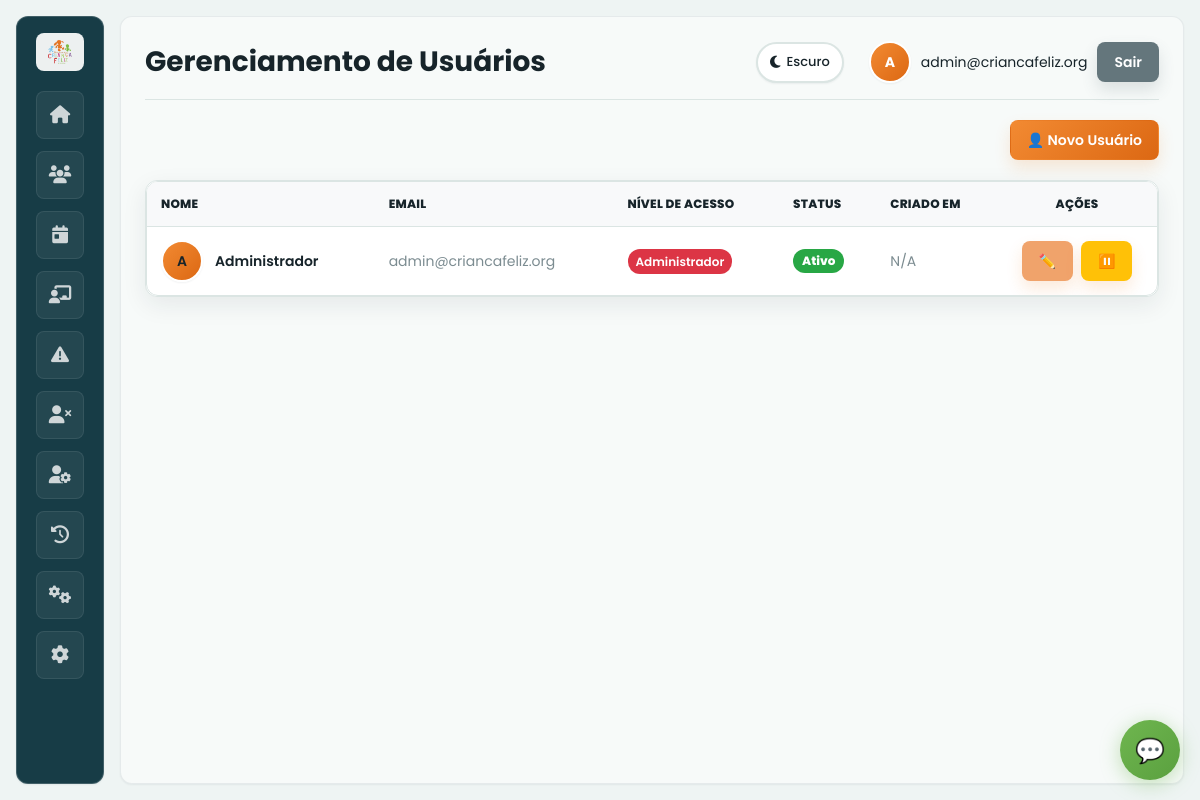
/users.php (signed in), run on the app's committed database.
### tables this page shows
CREATE TABLE IF NOT EXISTS `usuario` (
  `idusuario` int(11) NOT NULL,
  `nome` varchar(100) DEFAULT NULL,
  `email` varchar(100) DEFAULT NULL,
  `Senha` varchar(100) DEFAULT NULL,
  `nivel` varchar(50) DEFAULT NULL,
  `status` varchar(20) DEFAULT NULL
);

### app/Controllers/BaseController.php (called while the page is built, shortened)
<?php
class BaseController {
    protected $authService;
    public function __construct() {
        $this->authService = new AuthService();
    }
    protected function renderWithLayout($layout, $view, $data = []) {
        $data['currentUser'] = $this->authService->getCurrentUser();
        $data['isLoggedIn'] = $this->authService->isLoggedIn();
        $data['old_input'] = $_SESSION['old_input'] ?? [];
        view($view, $data);
        $content = ob_get_clean();
        layout($layout, $content, $data);
    }
    protected function requireAuth() {
        $this->authService->requireAuth();
    }
    protected function requirePermission($permission) {
        $this->authService->requirePermission($permission);
    }
}

### app/Controllers/UserController.php (called while the page is built, shortened)
<?php
class UserController extends BaseController {
    private $userService;
    public function __construct() {
        $this->userService = new UserService();
    }
    public function index() {
        try {
            $users = $this->userService->getAllUsers();
            $data = [
                'title' => 'Gerenciar Usuários',
                'pageTitle' => 'Gerenciamento de Usuários',
                'users' => $users,
                'currentUser' => $this->authService->getCurrentUser(),
                'messages' => $this->getFlashMessages()
            ];
            $this->renderWithLayout('main', 'users/index', $data);
        } catch (Exception $e) {
            $this->handleException($e);
        }
    }
}

### app/Config/Database.php (called while the page is built, shortened)
<?php
class Database {
    private static $host = 'localhost';
    private static $dbname = 'criancafeliz';
    private static $username = 'root';
    private static $password = '';
    private static $charset = 'utf8mb4';
    private static $pdo = null;
    public static function getConnection() {
        if (self::$pdo === null) {
            try {
                $host = getenv('DB_HOST') ?: self::$host;
                $port = getenv('DB_PORT') ?: null;
                $dbname = getenv('DB_NAME') ?: self::$dbname;
                $username = getenv('DB_USER') ?: self::$username;
                $password = getenv('DB_PASS') !== false ? getenv('DB_PASS') : self::$password;
                $charset = getenv('DB_CHARSET') ?: self::$charset;
                $dsn = "mysql:host=" . $host . ($port ? ";port=" . $port : "") . ";dbname=" . $dbname . ";charset=" . $charset;
                $options = [
                    PDO::ATTR_ERRMODE            => PDO::ERRMODE_EXCEPTION,
                    PDO::ATTR_DEFAULT_FETCH_MODE => PDO::FETCH_ASSOC,
                    PDO::ATTR_EMULATE_PREPARES   => false
                ];
                if (defined('Pdo\Mysql::ATTR_INIT_COMMAND')) {
                    $options[constant('Pdo\Mysql::ATTR_INIT_COMMAND')] = "SET NAMES utf8mb4";
                } elseif (defined('PDO::MYSQL_ATTR_INIT_COMMAND')) {
                    $options[constant('PDO::MYSQL_ATTR_INIT_COMMAND')] = "SET NAMES utf8mb4";
                }
                self::$pdo = new PDO($dsn, $username, $password, $options);
            } catch (PDOException $e) {
                error_log('❌ ERRO ao conectar ao banco: ' . $e->getMessage());
                throw new Exception('Erro ao conectar ao banco de dados: ' . $e->getMessage());
            }
        }
        return self::$pdo;
    }
}

### app/Models/BaseModel.php (called while the page is built, shortened)
<?php
abstract class BaseModel {
    protected $table;
    protected $pdo;
    public function __construct($table, $primaryKey = 'id') {
        $this->table = $table;
        $this->pdo = Database::getConnection();
    }
    public function all() {
        $stmt = $this->pdo->query("SELECT * FROM {$this->table}");
        return $stmt->fetchAll();
    }
    public function count($where = null, $params = []) {
        $sql = "SELECT COUNT(*) as total FROM {$this->table}";
        $stmt = $this->pdo->prepare($sql);
        $stmt->execute($params);
        $result = $stmt->fetch();
        return $result['total'];
    }
}

### app/Models/User.php (called while the page is built, shortened)
<?php
class User extends BaseModel {
    public function __construct() {
        $this->createDefaultUser();
    }
    private function createDefaultUser() {
        try {
            $count = $this->count();
        } catch (Exception $e) {
        }
    }
    public function findAllSafe() {
        $users = $this->all();
        foreach ($users as &$user) {
            unset($user['Senha']);
            $user['id'] = $user['idusuario'];
            $user['name'] = $user['nome'];
        }
        return $users;
    }
}

### app/Services/UserService.php (called while the page is built, shortened)
<?php
class UserService {
    private $userModel;
    public function __construct() {
        $this->userModel = new User();
    }
    public function getAllUsers() {
        $users = $this->userModel->findAllSafe();
        foreach ($users as &$user) {
            $user['id'] = $user['id'] ?? $user['idusuario'] ?? null;
            $user['name'] = $user['name'] ?? $user['nome'] ?? '';
            $user['email'] = $user['email'] ?? '';
            $user['role'] = $user['role'] ?? $user['nivel'] ?? 'funcionario';
        }
        return $users;
    }
}

### app/Views/users/index.php (the view, shortened to what this page needs)
<div class="actions" style="display:flex; gap:10px; justify-content:flex-end; margin-bottom:20px;">
    <a href="users.php?action=create" class="btn" style="background:#6fb64f; color:#fff; border:none; padding:10px 14px; border-radius:8px; cursor:pointer; text-decoration:none;">
        👤 Novo Usuário
    </a>
</div>
<div class="users-grid" style="display:grid; gap:16px;">
    <?php if (empty($users)): ?>
        <div class="empty-state" style="text-align:center; padding:40px; background:#fff; border-radius:12px; color:#666;">
            <div style="font-size:48px; margin-bottom:16px;">👥</div>
            <div style="font-size:18px; font-weight:600; margin-bottom:8px;">Nenhum usuário encontrado</div>
            <div>Clique em "Novo Usuário" para adicionar o primeiro usuário</div>
        </div>
    <?php else: ?>
        <div class="users-table" style="background:#fff; border-radius:12px; overflow:hidden; box-shadow: 0 2px 10px rgba(0,0,0,.08);">
            <table style="width:100%; border-collapse:collapse;">
                <thead>
                    <tr style="background:#f8f9fa;">
                        <th style="padding:16px; text-align:left; font-weight:600; border-bottom:1px solid #dee2e6;">Nome</th>
                        <th style="padding:16px; text-align:left; font-weight:600; border-bottom:1px solid #dee2e6;">Email</th>
                        <th style="padding:16px; text-align:left; font-weight:600; border-bottom:1px solid #dee2e6;">Nível de Acesso</th>
                        <th style="padding:16px; text-align:left; font-weight:600; border-bottom:1px solid #dee2e6;">Status</th>
                        <th style="padding:16px; text-align:left; font-weight:600; border-bottom:1px solid #dee2e6;">Criado em</th>
                        <th style="padding:16px; text-align:center; font-weight:600; border-bottom:1px solid #dee2e6; width:160px;">Ações</th>
                    </tr>
                </thead>
                <tbody>
                    <?php foreach ($users as $user): ?>
                        <tr style="border-bottom:1px solid #f0f0f0;" id="user-<?php echo $user['id'] ?? $user['idusuario']; ?>">
                            <td style="padding:16px;">
                                <div style="display:flex; align-items:center; gap:12px;">
                                    <div class="avatar" style="width:40px; height:40px; border-radius:50%; background:#e9ecef; display:flex; align-items:center; justify-content:center; font-weight:600; color:#495057;">
                                        <?php echo strtoupper(substr($user['name'] ?? $user['nome'] ?? 'U', 0, 1)); ?>
                                    </div>
                                    <div>
                                        <div style="font-weight:600; color:#212529;"><?php echo htmlspecialchars($user['name'] ?? $user['nome'] ?? 'Sem nome'); ?></div>
                                    </div>
                                </div>
                            </td>
                            <td style="padding:16px; color:#6c757d;">
                                <?php echo htmlspecialchars($user['email']); ?>
                            </td>
                            <td style="padding:16px;">
                                <?php
                                $roleColors = [
                                    'admin' => '#dc3545',
                                    'psicologo' => '#17a2b8',
                                    'funcionario' => '#28a745'
                                ];
                                $roleNames = [
                                    'admin' => 'Administrador',
                                    'psicologo' => 'Psicólogo',
                                    'funcionario' => 'Funcionário'
                                ];
                                $role = $user['role'] ?? $user['nivel'] ?? 'user';
                                $roleColor = $roleColors[$role] ?? '#6c757d';
                                $roleName = $roleNames[$role] ?? ($user['nivel'] ?? 'Desconhecido');
                                ?>
                                <span style="background:<?php echo $roleColor; ?>; color:white; padding:4px 8px; border-radius:12px; font-size:12px; font-weight:600;">
                                    <?php echo $roleName; ?>
                                </span>
                            </td>
                            <td style="padding:16px;">
                                <?php
                                $status = $user['status'] ?? 'Ativo';
                                $isActive = (strtolower($status) === 'ativo' || strtolower($status) === 'active');
                                ?>
                                <span class="status-badge" style="background:<?php echo $isActive ? '#28a745' : '#6c757d'; ?>; color:white; padding:4px 8px; border-radius:12px; font-size:12px; font-weight:600;">
                                    <?php echo $isActive ? 'Ativo' : 'Inativo'; ?>
                                </span>
                            </td>
                            <td style="padding:16px; color:#6c757d; font-size:14px;">
                                <?php echo isset($user['created_at']) ? date('d/m/Y H:i', strtotime($user['created_at'])) : 'N/A'; ?>
                            </td>
                            <td style="padding:16px; text-align:center;">
                                <div style="display:flex; gap:8px; justify-content:center;">
                                    <?php $userId = $user['id'] ?? $user['idusuario'] ?? ''; ?>
                                    <a href="users.php?action=edit&id=<?php echo urlencode($userId); ?>"
                                       class="btn-action"
                                       style="background:#f0a36b; color:white; border:none; padding:6px 10px; border-radius:6px; cursor:pointer; text-decoration:none; font-size:12px;"
                                       title="Editar">
                                        ✏️
                                    </a>
                                    <button onclick="toggleUserStatus('<?php echo $userId; ?>')"
                                            class="btn-action"
                                            style="background:<?php echo $isActive ? '#ffc107' : '#28a745'; ?>; color:white; border:none; padding:6px 10px; border-radius:6px; cursor:pointer; font-size:12px;"
                                            title="<?php echo $isActive ? 'Desativar' : 'Ativar'; ?>">
                                        <?php echo $isActive ? '⏸️' : '▶️'; ?>
                                    </button>
                                </div>
                            </td>
                        </tr>
                    <?php endforeach; ?>
                </tbody>
            </table>
        </div>
    <?php endif; ?>
</div>

### app/Views/layouts/main.php (shortened to what this page needs)
<!DOCTYPE html>
<html lang="pt-BR">
<head>
    <link rel="stylesheet" href="css/style.css">
    <link rel="stylesheet" href="https://cdnjs.cloudflare.com/ajax/libs/font-awesome/6.5.1/css/all.min.css">
</head>
<body>
    <div class="app">
        <aside class="sidebar">
            <img src="img/logo.png" class="logo" alt="logo">
            <a class="nav-icon <?php echo (basename($_SERVER['PHP_SELF']) === 'dashboard.php') ? 'active' : ''; ?>" href="dashboard.php" title="Início"><i class="fas fa-home"></i></a>
            <a class="nav-icon <?php echo (strpos($_SERVER['PHP_SELF'], 'prontuarios') !== false) ? 'active' : ''; ?>" href="prontuarios.php" title="Prontuários"><i class="fas fa-users"></i></a>
            <?php if ($currentUser['role'] !== 'psicologo'): ?>
                <a class="nav-icon <?php echo (strpos($_SERVER['PHP_SELF'], 'faltas') !== false && (!isset($_GET['action']) || $_GET['action']==='index')) ? 'active' : ''; ?>" href="faltas.php" title="Faltas - Por Dia"><i class="fas fa-calendar-day"></i></a>
                <a class="nav-icon <?php echo (strpos($_SERVER['PHP_SELF'], 'faltas') !== false && isset($_GET['action']) && $_GET['action'] === 'oficina') ? 'active' : ''; ?>" href="faltas.php?action=oficina" title="Faltas - Por Oficina"><i class="fas fa-chalkboard-teacher"></i></a>
                <a class="nav-icon <?php echo (strpos($_SERVER['PHP_SELF'], 'faltas') !== false && isset($_GET['action']) && $_GET['action'] === 'alertas') ? 'active' : ''; ?>" href="faltas.php?action=alertas" title="Alertas de Faltas"><i class="fas fa-exclamation-triangle"></i></a>
                <?php if ($currentUser['role'] === 'admin'): ?>
                    <a class="nav-icon <?php echo (strpos($_SERVER['PHP_SELF'], 'desligamento') !== false) ? 'active' : ''; ?>" href="desligamento.php" title="Desligamentos"><i class="fas fa-user-times"></i></a>
                <?php endif; ?>
            <?php endif; ?>
            <?php if ($currentUser['role'] === 'admin'): ?>
                <a class="nav-icon <?php echo (strpos($_SERVER['PHP_SELF'], 'users') !== false) ? 'active' : ''; ?>" href="users.php" title="Gerenciar Usuários"><i class="fas fa-user-cog"></i></a>
                <a class="nav-icon <?php echo (strpos($_SERVER['PHP_SELF'], 'logs') !== false) ? 'active' : ''; ?>" href="logs.php" title="Sistema de Logs"><i class="fas fa-history"></i></a>
                <a class="nav-icon <?php echo (strpos($_SERVER['PHP_SELF'], 'faltas') !== false && isset($_GET['action']) && $_GET['action'] === 'gerenciarOficinas') ? 'active' : ''; ?>" href="faltas.php?action=gerenciarOficinas" title="Gerenciar Oficinas"><i class="fas fa-cogs"></i></a>
            <?php endif; ?>
            <a class="nav-icon <?php echo (strpos($_SERVER['PHP_SELF'], 'profile') !== false) ? 'active' : ''; ?>" href="profile.php" title="Meu Perfil"><i class="fas fa-cog"></i></a>
        </aside>
        <main class="content">
            <div class="topbar">
                <div>
                    <div class="topbar-title"><?php echo $pageTitle ?? $title ?? 'Sistema Criança Feliz'; ?></div>
                </div>
                <div class="user">
                    <a href="profile.php" class="user-profile-link" title="Meu Perfil">
                        <?php if (!empty($currentUser['photo'])): ?>
                            <img src="<?php echo htmlspecialchars($currentUser['photo']); ?>" class="avatar">
                        <?php else: ?>
                            <div class="avatar avatar-placeholder">
                                <?php echo strtoupper(substr($currentUser['name'] ?? 'U', 0, 1)); ?>
                            </div>
                        <?php endif; ?>
                        <div><?php echo $currentUser['email'] ?? 'Usuário'; ?></div>
                    </a>
                    <a href="logout.php" class="btn secondary">Sair</a>
                </div>
            </div>
            <?php echo $content; ?>
        </main>
    </div>
</body>
</html>

### data on the page
usuario: nome "A", email "admin@criancafeliz.org", nome "Administrador", nivel "Administrador", status "Ativo"

### other printed values
$pageTitle "Gerenciamento de Usuários"
